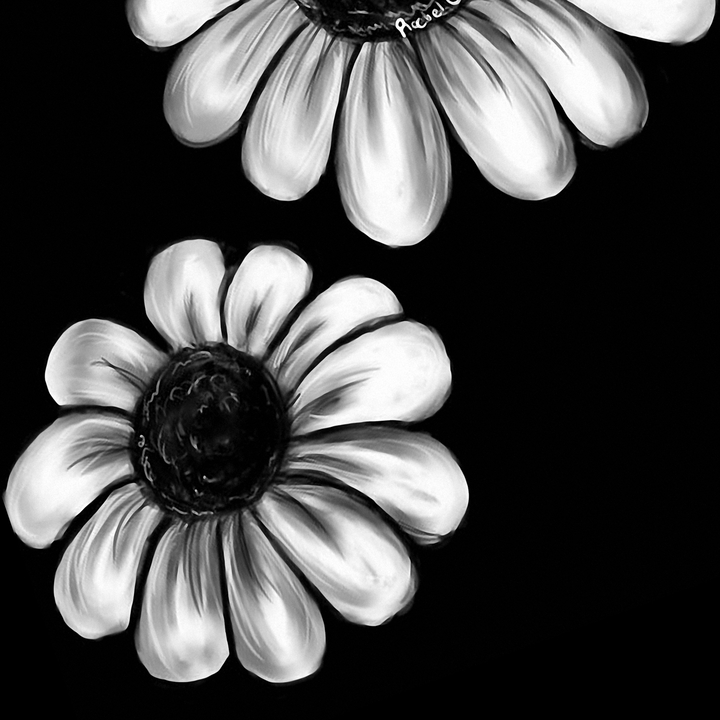
#> input picture TGM_WS_OPENCV/HW1/Edge_Detection/Test_Image.jpg, 720 x 720 px, found by its file name
$ python canny.py
#> lines starting #> are read from the running program, lines starting #| are printed output that depends on the picture
import cv2
import numpy as np
from matplotlib import pyplot as plt

A = cv2.imread('D:/TGM_HW_DK/TGM_WS_OPENCV/HW1/Edge_Detection/Test_Image.jpg', cv2.IMREAD_GRAYSCALE)
#> A is the input picture: shape (720, 720); min 0, max 255, mean 72.1

blur = cv2.GaussianBlur(A, (5, 5), 1.4) # Áp dụng bộ lọc Gaussian để giảm nhiễu
edges = cv2.Canny(blur, 50, 150)
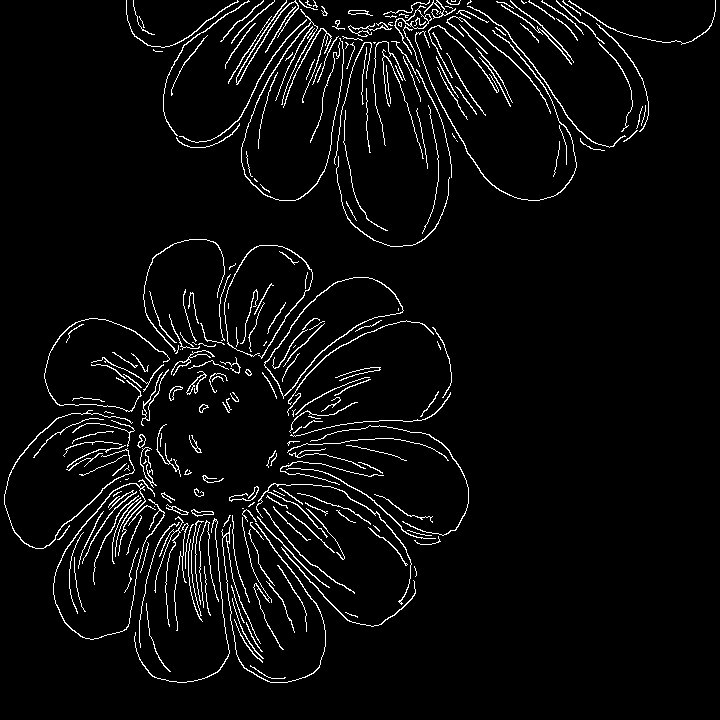
#> edges: shape (720, 720); 4.4% white in thin lines or dots

plt.subplot(1, 2, 1)
plt.imshow(A, cmap='gray')
plt.title('Original_Image')

plt.subplot(1, 2, 2)
plt.imshow(edges, cmap='gray')
plt.title('Canny_Image')

plt.show()
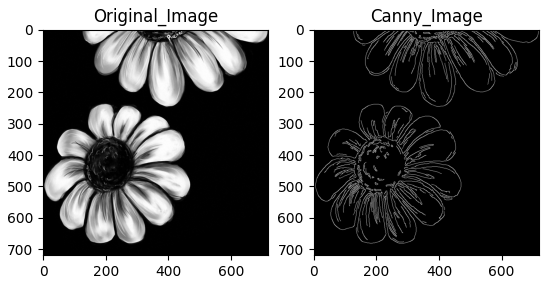
#> figure drawn by matplotlib, 2 panels
